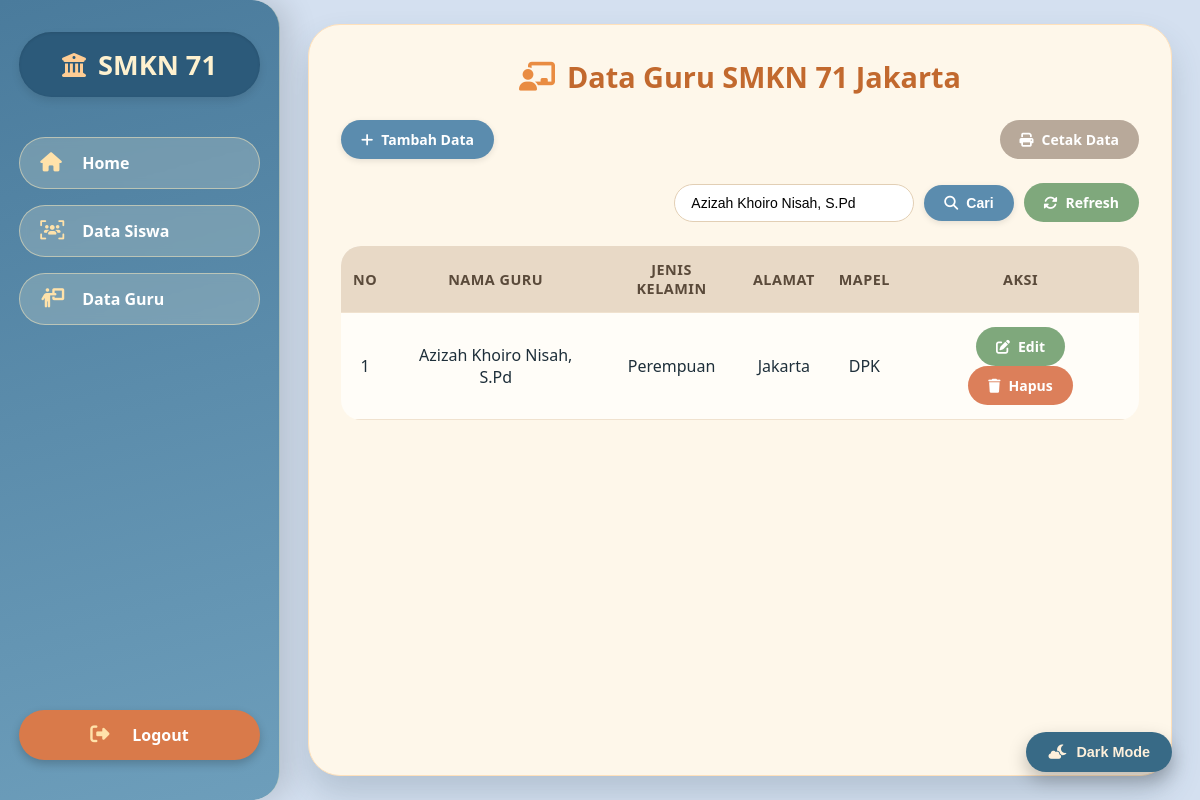
Screenshot of /data_guru.php?cari=Azizah Khoiro Nisah, S.Pd (signed in) with the database file from the repository.
### tables this page shows
CREATE TABLE `tbl_guru` (
  `No` int(11) NOT NULL,
  `Nama_Guru` varchar(100) NOT NULL,
  `Jenis_Kelamin` enum('Laki-laki','Perempuan') NOT NULL,
  `Alamat` text NOT NULL,
  `Mapel` varchar(100) NOT NULL
);

### data_guru.php (the view, shortened to what this page needs)
<?php
include "koneksi.php";
?>
<!doctype html>
<html lang="id">
<head>
  <link rel="stylesheet" href="https://cdnjs.cloudflare.com/ajax/libs/font-awesome/6.5.0/css/all.min.css">
</head>
<body>
  <div class="wrapper">
    <div class="sidebar">
      <h3><i class="fas fa-building-columns"></i> SMKN 71</h3>
      <a href="home.php"><i class="fas fa-home"></i> Home</a>
      <a href="data_siswa.php"><i class="fas fa-users-viewfinder"></i> Data Siswa</a>
      <a href="data_guru.php"><i class="fas fa-person-chalkboard"></i> Data Guru</a>
      <a href="logout.php" onclick="return confirm('Apakah Anda yakin ingin logout?')"><i class="fas fa-right-from-bracket"></i> Logout</a>
    </div>
    <div class="container">
      <h2><i class="fas fa-chalkboard-user"></i> Data Guru SMKN 71 Jakarta</h2>
      <div class="actions">
        <a href="tambah_guru.php" class="btn btn-primary"><i class="fas fa-plus"></i> Tambah Data</a>
        <a href="cetak_guru.php" class="btn btn-gray" target="_blank"><i class="fas fa-print"></i> Cetak Data</a>
      </div>
      <div class="search-bar">
        <form method="GET">
          <input type="text" name="cari" placeholder="Cari Nama Guru / Mapel..."
                 value="<?php echo isset($_GET['cari']) ? htmlspecialchars($_GET['cari']) : ''; ?>">
          <button type="submit" class="btn btn-primary"><i class="fas fa-search"></i> Cari</button>
          <a href="data_guru.php" class="btn btn-success"><i class="fas fa-sync-alt"></i> Refresh</a>
        </form>
      </div>
      <table>
        <thead>
          <tr>
            <th>No</th>
            <th>Nama Guru</th>
            <th>Jenis Kelamin</th>
            <th>Alamat</th>
            <th>Mapel</th>
            <th>Aksi</th>
          </tr>
        </thead>
        <tbody>
          <?php
          if (isset($_GET['cari']) && !empty($_GET['cari'])) {
            $cari = mysqli_real_escape_string($koneksi, $_GET['cari']);
            $query = "SELECT * FROM tbl_guru
                      WHERE Nama_Guru LIKE '%$cari%'
                      OR Mapel LIKE '%$cari%' ";
          } else {
            $query = "SELECT * FROM tbl_guru";
          }
          $result = mysqli_query($koneksi, $query);
          if ($result && mysqli_num_rows($result) > 0) {
            while ($row = mysqli_fetch_assoc($result)) {
              echo "<tr>
                      <td>".htmlspecialchars($row['No'])."</td>
                      <td>".htmlspecialchars($row['Nama_Guru'])."</td>
                      <td>".htmlspecialchars($row['Jenis_Kelamin'])."</td>
                      <td>".htmlspecialchars($row['Alamat'])."</td>
                      <td>".htmlspecialchars($row['Mapel'])."</td>
                      <td>
                        <a href='edit_guru.php?edit=".urlencode($row['No'])."' class='btn btn-success'><i class='fas fa-edit'></i> Edit</a>
                        <a href='delete_guru.php?hapus=".urlencode($row['No'])."' class='btn btn-danger' onclick='return confirm(\"Yakin ingin menghapus?\")'><i class='fas fa-trash'></i> Hapus</a>
                       </td>
                    </tr>";
            }
          } else {
            echo "<tr><td colspan='6' style='text-align:center; padding:40px;'><i class='fas fa-database'></i> Tidak ada data Guru.</td></tr>";
          }
          ?>
        </tbody>
      </table>
    </div>
  </div>
  <button id="toggleDarkMode"><i class="fas fa-cloud-moon"></i> Dark Mode</button>
</body>
</html>

### data_guru.php (style rules this page uses)
* { margin: 0; padding: 0; box-sizing: border-box; }
body { font-family: 'Segoe UI', 'Poppins', system-ui, sans-serif; background: #d4e0f0; color: #1e2f3a; transition: all 0.3s ease; min-height: 100vh; }
.wrapper { display: flex; min-height: 100vh; }
.sidebar { width: 280px; background: linear-gradient(165deg, #4a7b9c, #6d9ebb); border-radius: 0 28px 28px 0; padding: 2rem 1.2rem; display: flex; flex-direction: column; box-shadow: 8px 0 30px rgba(0, 0, 0, 0.15); border-right: 1px solid rgba(255,245,210,0.5); }
.sidebar h3 { font-size: 1.7rem; font-weight: 800; text-align: center; margin-bottom: 2rem; color: #fef1cf; background: #2c5a7a; padding: 14px 8px; border-radius: 60px; display: flex; align-items: center; justify-content: center; gap: 12px; box-shadow: inset 0 1px 3px rgba(0,0,0,0.1), 0 4px 8px rgba(0,0,0,0.1); }
.sidebar h3 i { color: #ffcd94; font-size: 1.5rem; }
.sidebar a { display: flex; align-items: center; gap: 14px; padding: 14px 20px; margin: 8px 0; border-radius: 40px; text-decoration: none; font-weight: 700; color: #ffffff; background: rgba(255, 248, 225, 0.2); backdrop-filter: blur(4px); transition: all 0.25s ease; border: 1px solid rgba(255,235,190,0.5); }
.sidebar a i { width: 28px; font-size: 1.2rem; color: #ffe2aa; }
.sidebar a:last-child { margin-top: auto !important; margin-bottom: 0.5rem; background: #d97a4a !important; color: white !important; border: none !important; justify-content: center; font-weight: 800; box-shadow: 0 4px 10px rgba(0,0,0,0.2); }
.container { flex: 1; background: #fef7ea; margin: 24px 28px; padding: 2rem 2rem; border-radius: 32px; box-shadow: 0 18px 32px rgba(54, 78, 94, 0.2); border: 1px solid #ffe1bb; overflow-x: auto; }
h2 { text-align: center; color: #c2692e; margin-bottom: 1.5rem; font-size: 1.8rem; font-weight: 800; display: flex; align-items: center; justify-content: center; gap: 12px; }
h2 i { color: #e98c42; font-size: 1.8rem; }
.actions { display: flex; justify-content: space-between; flex-wrap: wrap; gap: 12px; margin-bottom: 24px; }
.btn { padding: 10px 20px; border: none; border-radius: 40px; cursor: pointer; text-decoration: none; font-size: 14px; font-weight: 700; transition: all 0.2s ease; display: inline-flex; align-items: center; gap: 8px; }
.btn-primary { background-color: #5b8cae; color: white; box-shadow: 0 2px 6px rgba(0,0,0,0.1); }
.btn-danger { background-color: #dc7f5a; color: white; }
.btn-success { background-color: #7fa87c; color: white; }
.btn-gray { background-color: #b8a99a; color: white; }
.search-bar { display: flex; justify-content: flex-end; margin-bottom: 24px; }
.search-bar form { display: flex; gap: 10px; align-items: center; }
.search-bar input { padding: 10px 16px; border-radius: 40px; border: 1px solid #e2cfb5; width: 240px; font-size: 14px; background: white; transition: all 0.2s; }
table { width: 100%; border-collapse: collapse; margin-top: 10px; border-radius: 20px; overflow: hidden; }
th, td { padding: 14px 12px; text-align: center; border-bottom: 1px solid #f0e2cf; }
th { background-color: #e8d9c6; color: #5a4a3a; font-weight: 800; font-size: 0.9rem; text-transform: uppercase; letter-spacing: 0.5px; }
tr { background-color: #fffdf8; transition: background 0.2s; }
td a { margin: 0 4px; padding: 6px 12px; font-size: 12px; border-radius: 30px; }
#toggleDarkMode { position: fixed; bottom: 28px; right: 28px; background: #386a86; border: none; color: #fef0db; padding: 12px 22px; border-radius: 50px; font-weight: 800; cursor: pointer; z-index: 1000; backdrop-filter: blur(6px); box-shadow: 0 8px 18px rgba(0, 0, 0, 0.25); transition: all 0.2s; font-size: 0.9rem; display: flex; align-items: center; gap: 10px; }

### rows the page displays
tbl_guru: No "1", Nama_Guru "Azizah Khoiro Nisah, S.Pd", Jenis_Kelamin "Perempuan", Alamat "Jakarta", Mapel "DPK"
